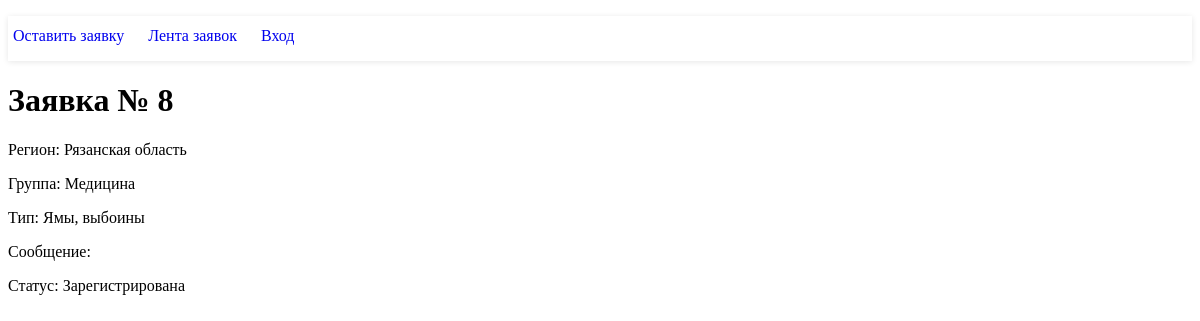
The app's page /detail/8 with its own data.
### tables this page shows
CREATE TABLE applications
(
	id INTEGER not null
		constraint applications_pk
			primary key autoincrement,
	region text,
	"group" text,
	type text,
	message text,
	status text
);

### application/controllers/MainController.php (called while the page is built, shortened)
<?php
class MainController extends Controller {
    public function detailAction() {
        $vars = [
            'data' => $this->model->postData($this->route['id'])[0],
        ];
        $this->view->render('Заявка', $vars);
    }
}

### index.php (called while the page is built, shortened)
<?php
spl_autoload_register(function ($class_name) {
    $path = str_replace('\\', '/', $class_name.'.php');
});
$router = new Router;
$router ->run();

### application/lib/Db.php (called while the page is built, shortened)
<?php
class Db {
    protected $db;
    function __construct() {
        $config = require 'application/config/db.php';
        try {
            $this->db = new PDO('sqlite:' . $config['name']);
        } catch (PDOException $e) {
                print "Error: " . $e->getMessage() . "<br/>";
            }
    }
    public function query($sql, $params = []) {
        $stmt = $this->db->prepare($sql);
        if (!empty($params)) {
            foreach ($params as $key => $val) {
                if (is_int($val)) {
                    $type = PDO::PARAM_INT;
                } else {
                    $type = PDO::PARAM_STR;
                }
                $stmt->bindValue(':'.$key, $val, $type);
            }
        }
        $stmt->execute();
        return $stmt;
    }
    public function row($sql, $params = []) {
        $result = $this->query($sql, $params);
        return $result->fetchAll(PDO::FETCH_ASSOC);
    }
}

### application/config/db.php (called while the page is built)
<?php
return [
    'host' => 'localhost',
    'name' => 'db.sqlite',
];

### application/core/Model.php (called while the page is built, shortened)
<?php
abstract class Model {
    public $db;
    public function __construct() {
        $this->db = new Db;
    }
    public function postData($id) {
        $params = [
            'id' => $id,
        ];
        return $this->db->row('SELECT * FROM applications WHERE id = :id', $params);
    }
}

### application/core/Controller.php (called while the page is built, shortened)
<?php
abstract class Controller {
    public function __construct($route) {
        $this->route = $route;
        $this->model = $this->loadModel($route['controller']);
    }
    public function loadModel($name) {
        $path = 'application\models\\'.ucfirst($name);
        if(class_exists($path)) {
            return new $path;
        }
    }
}

### application/views/main/detail.php (the view)
<h1>Заявка № <?php echo $data['id']?></h1>
        <p>Регион: <?php echo $data['region']?></p>
        <p>Группа: <?php echo $data['group']?></p>
        <p>Тип: <?php echo $data['type']?></p>
        <p>Сообщение: <?php echo $data['message']?></p>
        <p>Статус: <?php echo $data['status']?></p>

### records on screen
applications: id "8", region "Рязанская область", group "Медицина", type "Ямы, выбоины", status "Зарегистрирована"
